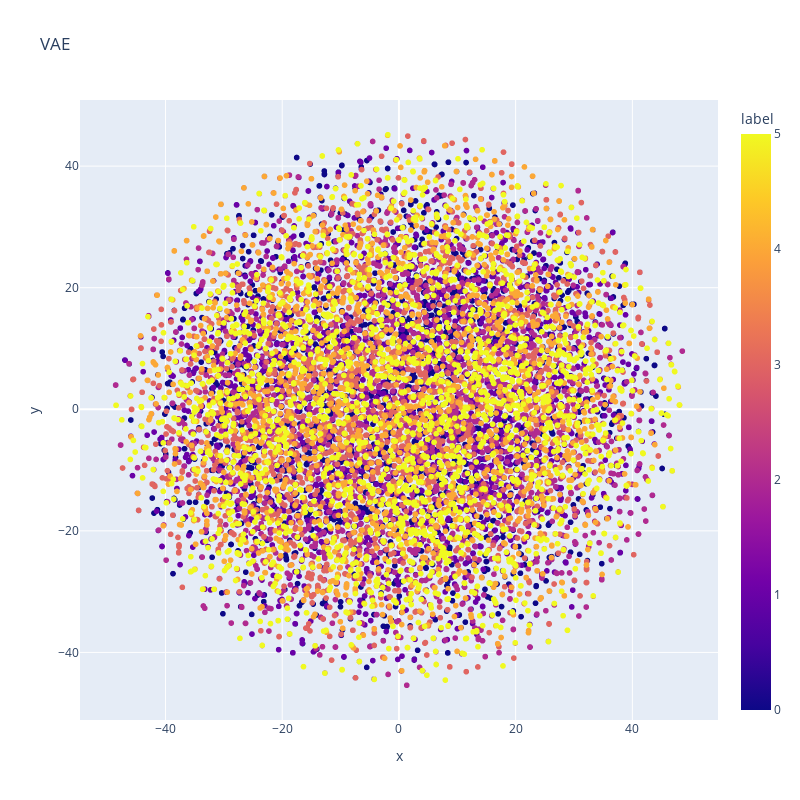

The code cell stored with this chart in its notebook:
### Code cell
tsne = manifold.TSNE(n_components=2, init='random', random_state=0,learning_rate="auto")
x_tsne = tsne.fit_transform(z_[:,:100])

df = pd.DataFrame(x_tsne,columns=["x","y"])
df["label"] = np.repeat([0,1,2,3,4,5],2000)

fig = px.scatter(df,x="x",y="y",color="label",width=800,height=800,title="VAE")
fig.show()
fig.write_image("../outputs/T-SNE_VAE_sample.png")
fig.write_image("../outputs/T-SNE_VAE_sample.svg")

### Figure 1 — Plotly figure (JSON) as saved in the notebook; plotly's stock layout.template omitted (floating-point values rounded to 4 significant figures; data arrays with more than 128 entries replaced by an {"elided": "..."} marker saying what was removed)
{"data": [{"hovertemplate": "x=%{x}<br>y=%{y}<br>label=%{marker.color}<extra></extra>", "legendgroup": "", "marker": {"color": {"elided": "12000 int values"}, "coloraxis": "coloraxis", "symbol": "circle"}, "mode": "markers", "name": "", "showlegend": false, "type": "scattergl", "x": {"elided": "12000 float values"}, "xaxis": "x", "y": {"elided": "12000 float values"}, "yaxis": "y"}], "layout": {"coloraxis": {"colorbar": {"title": {"text": "label"}}, "colorscale": [[0, "#0d0887"], [0.1111, "#46039f"], [0.2222, "#7201a8"], [0.3333, "#9c179e"], [0.4444, "#bd3786"], [0.5556, "#d8576b"], [0.6667, "#ed7953"], [0.7778, "#fb9f3a"], [0.8889, "#fdca26"], [1, "#f0f921"]]}, "height": 800, "legend": {"tracegroupgap": 0}, "title": {"text": "VAE"}, "width": 800, "xaxis": {"anchor": "y", "domain": [0, 1], "title": {"text": "x"}}, "yaxis": {"anchor": "x", "domain": [0, 1], "title": {"text": "y"}}}}
